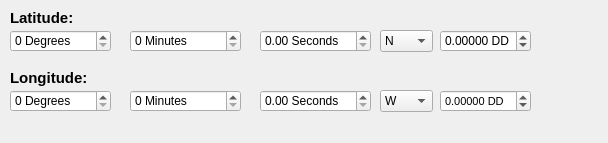
<?xml version="1.0" encoding="UTF-8"?>
<ui version="4.0">
 <class>latlongDialogBase</class>
 <widget class="QDialog" name="latlongDialogBase">
  <property name="geometry">
   <rect>
    <x>0</x>
    <y>0</y>
    <width>608</width>
    <height>143</height>
   </rect>
  </property>
  <property name="windowTitle">
   <string>Latitude/Longitude calc</string>
  </property>
  <widget class="QLabel" name="label">
   <property name="geometry">
    <rect>
     <x>10</x>
     <y>10</y>
     <width>111</width>
     <height>16</height>
    </rect>
   </property>
   <property name="font">
    <font>
     <pointsize>11</pointsize>
     <weight>75</weight>
     <bold>true</bold>
     <underline>false</underline>
    </font>
   </property>
   <property name="text">
    <string>Latitude: </string>
   </property>
  </widget>
  <widget class="QSpinBox" name="spbLatD">
   <property name="geometry">
    <rect>
     <x>10</x>
     <y>30</y>
     <width>101</width>
     <height>22</height>
    </rect>
   </property>
   <property name="suffix">
    <string> Degrees</string>
   </property>
   <property name="maximum">
    <number>40</number>
   </property>
   <property name="value">
    <number>0</number>
   </property>
  </widget>
  <widget class="QSpinBox" name="spbLatM">
   <property name="geometry">
    <rect>
     <x>130</x>
     <y>30</y>
     <width>111</width>
     <height>22</height>
    </rect>
   </property>
   <property name="suffix">
    <string> Minutes</string>
   </property>
   <property name="maximum">
    <number>59</number>
   </property>
   <property name="value">
    <number>0</number>
   </property>
  </widget>
  <widget class="QDoubleSpinBox" name="spbLatS">
   <property name="geometry">
    <rect>
     <x>260</x>
     <y>30</y>
     <width>111</width>
     <height>22</height>
    </rect>
   </property>
   <property name="prefix">
    <string/>
   </property>
   <property name="suffix">
    <string> Seconds</string>
   </property>
   <property name="maximum">
    <double>59.990000000000002</double>
   </property>
  </widget>
  <widget class="QComboBox" name="cmbLatH">
   <property name="geometry">
    <rect>
     <x>380</x>
     <y>30</y>
     <width>53</width>
     <height>22</height>
    </rect>
   </property>
   <property name="maximumSize">
    <size>
     <width>16777215</width>
     <height>16777215</height>
    </size>
   </property>
   <item>
    <property name="text">
     <string>N</string>
    </property>
   </item>
   <item>
    <property name="text">
     <string>S</string>
    </property>
   </item>
  </widget>
  <widget class="QDoubleSpinBox" name="spbLatDD">
   <property name="geometry">
    <rect>
     <x>440</x>
     <y>30</y>
     <width>91</width>
     <height>22</height>
    </rect>
   </property>
   <property name="suffix">
    <string> DD</string>
   </property>
   <property name="decimals">
    <number>5</number>
   </property>
   <property name="minimum">
    <double>-90.000000000000000</double>
   </property>
   <property name="maximum">
    <double>90.000000000000000</double>
   </property>
   <property name="singleStep">
    <double>0.010000000000000</double>
   </property>
   <property name="value">
    <double>0.000000000000000</double>
   </property>
  </widget>
  <widget class="QSpinBox" name="spbLngM">
   <property name="geometry">
    <rect>
     <x>130</x>
     <y>90</y>
     <width>111</width>
     <height>22</height>
    </rect>
   </property>
   <property name="suffix">
    <string> Minutes</string>
   </property>
   <property name="maximum">
    <number>59</number>
   </property>
   <property name="value">
    <number>0</number>
   </property>
  </widget>
  <widget class="QDoubleSpinBox" name="spbLngS">
   <property name="geometry">
    <rect>
     <x>260</x>
     <y>90</y>
     <width>111</width>
     <height>22</height>
    </rect>
   </property>
   <property name="prefix">
    <string/>
   </property>
   <property name="suffix">
    <string> Seconds</string>
   </property>
   <property name="maximum">
    <double>59.990000000000002</double>
   </property>
  </widget>
  <widget class="QComboBox" name="cmbLngH">
   <property name="geometry">
    <rect>
     <x>380</x>
     <y>90</y>
     <width>53</width>
     <height>22</height>
    </rect>
   </property>
   <property name="maximumSize">
    <size>
     <width>16777215</width>
     <height>16777215</height>
    </size>
   </property>
   <item>
    <property name="text">
     <string>W</string>
    </property>
   </item>
   <item>
    <property name="text">
     <string>E</string>
    </property>
   </item>
  </widget>
  <widget class="QDoubleSpinBox" name="spbLngDD">
   <property name="geometry">
    <rect>
     <x>440</x>
     <y>90</y>
     <width>91</width>
     <height>22</height>
    </rect>
   </property>
   <property name="font">
    <font>
     <pointsize>8</pointsize>
    </font>
   </property>
   <property name="suffix">
    <string> DD</string>
   </property>
   <property name="decimals">
    <number>5</number>
   </property>
   <property name="minimum">
    <double>-180.000000000000000</double>
   </property>
   <property name="maximum">
    <double>180.000000000000000</double>
   </property>
   <property name="singleStep">
    <double>0.010000000000000</double>
   </property>
   <property name="value">
    <double>0.000000000000000</double>
   </property>
  </widget>
  <widget class="QSpinBox" name="spbLngD">
   <property name="geometry">
    <rect>
     <x>10</x>
     <y>90</y>
     <width>101</width>
     <height>22</height>
    </rect>
   </property>
   <property name="suffix">
    <string> Degrees</string>
   </property>
   <property name="maximum">
    <number>180</number>
   </property>
   <property name="value">
    <number>0</number>
   </property>
  </widget>
  <widget class="QLabel" name="label_2">
   <property name="geometry">
    <rect>
     <x>10</x>
     <y>70</y>
     <width>111</width>
     <height>16</height>
    </rect>
   </property>
   <property name="font">
    <font>
     <pointsize>11</pointsize>
     <weight>75</weight>
     <bold>true</bold>
     <underline>false</underline>
    </font>
   </property>
   <property name="text">
    <string>Longitude: </string>
   </property>
  </widget>
 </widget>
 <resources/>
 <connections/>
</ui>
